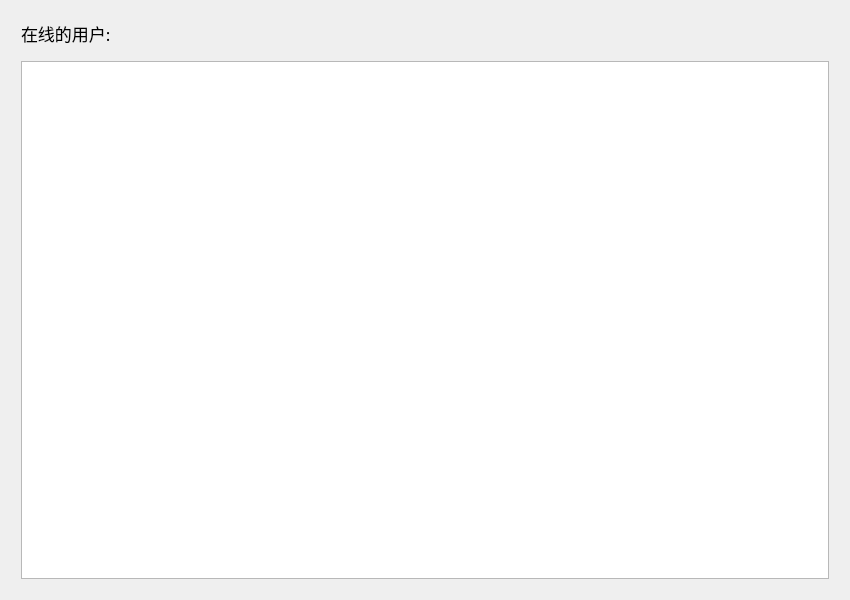
<?xml version="1.0" encoding="UTF-8"?>
<ui version="4.0">
 <class>server</class>
 <widget class="QWidget" name="server">
  <property name="geometry">
   <rect>
    <x>0</x>
    <y>0</y>
    <width>850</width>
    <height>600</height>
   </rect>
  </property>
  <property name="minimumSize">
   <size>
    <width>850</width>
    <height>600</height>
   </size>
  </property>
  <property name="maximumSize">
   <size>
    <width>16777215</width>
    <height>16777215</height>
   </size>
  </property>
  <property name="windowTitle">
   <string>Server</string>
  </property>
  <layout class="QVBoxLayout" name="verticalLayout_2">
   <item>
    <layout class="QVBoxLayout" name="verticalLayout">
     <property name="spacing">
      <number>15</number>
     </property>
     <property name="leftMargin">
      <number>10</number>
     </property>
     <property name="topMargin">
      <number>10</number>
     </property>
     <property name="rightMargin">
      <number>10</number>
     </property>
     <property name="bottomMargin">
      <number>10</number>
     </property>
     <item>
      <widget class="QLabel" name="onlineUserLabel">
       <property name="font">
        <font>
         <family>黑体</family>
         <pointsize>13</pointsize>
        </font>
       </property>
       <property name="text">
        <string>在线的用户:</string>
       </property>
      </widget>
     </item>
     <item>
      <widget class="QListWidget" name="listWidget"/>
     </item>
    </layout>
   </item>
  </layout>
 </widget>
 <resources/>
 <connections/>
</ui>
